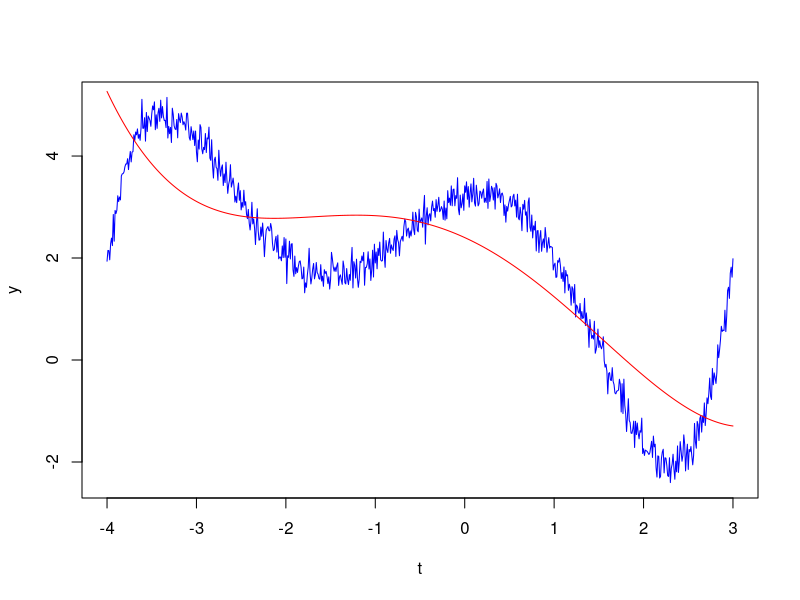
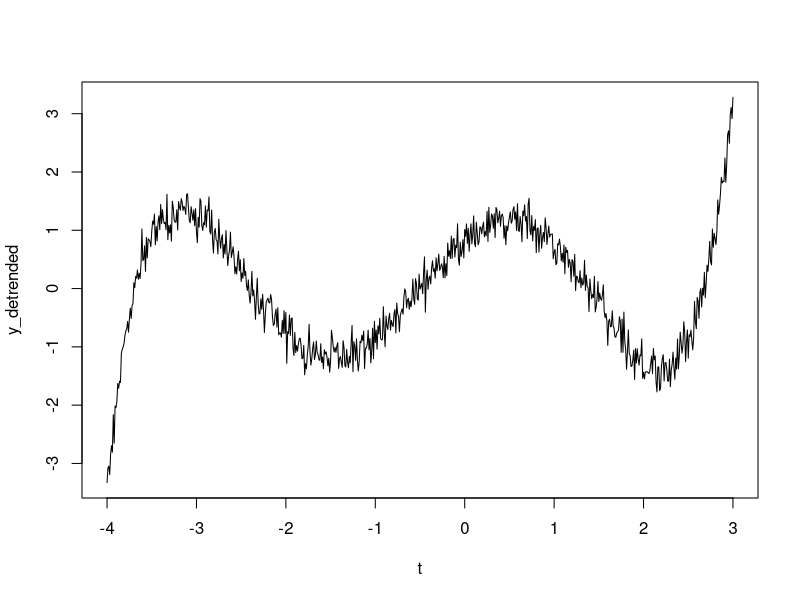

Recreate these plots in R, in order.
### LINEAR REGRESSION STANDALONE ##########################################################
### Ro Neumann, 2015 ###########################################################

### INPUT: Time series with first column = time, 2nd  = data
### OUTPUT: trendline --> 1 column matrix, data values
###         y_detrended --> 1 column matrix, data values


data=read.table("Exercise3-3.txt", sep=" ")

t = as.numeric(unlist(data[1]))
y = as.numeric(unlist(data[2]))

lengthX = length(t)

#entries = matrix(1,nrow = length(t), ncol = 1)

A = matrix(1, nrow = lengthX, ncol = 5)

A [,1] = t^4
A[,2] = t^3
A[,3] = t^2
A[,4] = t
# Assumign P = I


# N = A'PA
N=t(A)%*%A  

#n=(A'*y)
n = t(A) %*% y

Qxx = solve(N)

#x=Qxx*n

x=Qxx%*%n

# Redundancy
r = length(y)-length(x)

#Residuals
v = (A%*%x)-y

# St.dev. of unknowns from  vtv, s_0, S_XX
vTPv = t(v) %*% v
s_0_2 = vTPv/r
s0 = s_0_2[1] # Due to numerical problem: is assigned as matrix, not scalar
S_XX= s0 * Qxx
sX = sqrt(diag(S_XX))


# Trendline
trendline= x[1]*t^4+x[2]*t^3+x[3]*t^2+x[4]*t+x[5];


# Detrending the data
y_detrended = y-trendline; 


# PLOT Original data and trendline
plot(t,y,type="l",col="blue")
lines(t,trendline, col="red") 

# PLOT detrended data in new window
plot(t,y_detrended,type="l",col="black")
